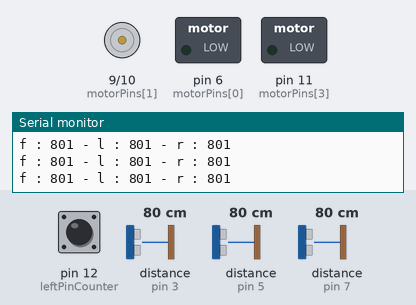
Recording of a sketch running on a simulated Arduino Uno, built with avr-gcc and run on an emulated ATmega328P. On the bench: motor-driver pin pairs drawn as motors (green arrow = first pin HIGH = forward, orange = second pin HIGH = backward, longer = more drive), switched loads named in the sketch (green lamp = pin HIGH), the last lines printed to the serial monitor. Wiring (inferred from the names in the program): 3 × ultrasonic range finder: trigger pin 2, echo pin 3 / trigger pin 4, echo pin 5 / trigger pin 8, echo pin 7. Inputs (shaded band) come from the test bench; at power-on: distance to the obstacle (sensors on pin 3, pin 5, pin 7) 80 cm, pin 12 (leftPinCounter) LOW. The echo pulse lasts 58.3 µs per cm; pins used as bus, display or sensor lines are not drawn.

Above: at 1.2 s.
1.3 s: distance to the obstacle (sensor on pin 3) set to 15 cm
3.5 s: distance to the obstacle (sensor on pin 3) set to 12 cm
At 5.9 s:
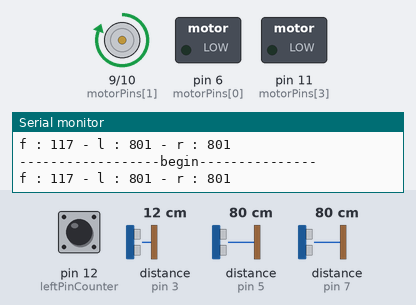
Timing chart, 0 to 7.4 s (numbered marks = the images above; inputs shaded):
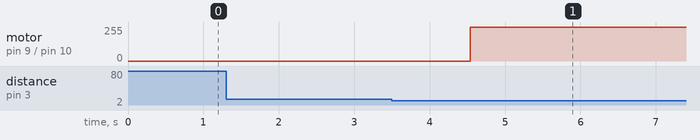

The sketch:

vuot_me_cung.ino
```cpp
#define SPEED 255
#define R_SPEED 80
#define IN_RANGE 250

// chân điều khiển động cơ
int motorPins[] = {6, 9, 10, 11};
int leftMotorIndex = 0;
int rightMotorIndex = 1;

byte frontPins[] = {2, 3};
byte leftPins[] = {4, 5};
byte rightPins[] = {8,7};

int leftPinCounter = 12;
int rightPinCounter = 13;

void setup() {
  Serial.begin(9600);

  for (int i = 0; i < 4; i++) {
    pinMode(motorPins[i], OUTPUT);
  }

  pinMode(leftPinCounter, INPUT);
  pinMode(rightPinCounter, INPUT);

  //changeDir();
  //stopMotor();
}

int leftPreDistance = -1;
int rightPreDistance = -1;

void loop(){
  //return;
  long frontMm = getDistance(frontPins[0], frontPins[1]);
  long leftMm = getDistance(leftPins[0], leftPins[1]);
  long rightMm = getDistance(rightPins[0], rightPins[1]);

  Serial.print("f : ");
  Serial.print(frontMm);
  Serial.print(" - l : ");
  Serial.print(leftMm);
  Serial.print(" - r : ");
  Serial.println(rightMm);

  if (frontMm <= 130 && (leftMm > IN_RANGE || rightMm > IN_RANGE)) {
    changeDir();
    leftPreDistance = -1;
    rightPreDistance = -1;
  } else {
    go(leftMm, rightMm);
  }
}

void go(long leftMm, long rightMm) {
  if (leftMm < IN_RANGE && rightMm < IN_RANGE) {
    if (rightMm < leftMm) {
      rotate(1, 1, SPEED);
      rotate(0, 1, 100);
    } else if (rightMm > leftMm) {
      rotate(1, 1, 100);
      rotate(0, 1, SPEED);
    } else {
      rotate(1, 1, SPEED);
      rotate(0, 1, SPEED);
    }
  }
  else if (leftMm < IN_RANGE) {
    if (leftPreDistance != -1 && leftPreDistance - leftMm > 3) {
      rotate(leftMotorIndex, 1, SPEED);
      rotate(rightMotorIndex, 1, 0);
    } else if (leftPreDistance != -1 && leftPreDistance - leftMm < -3) {
      rotate(leftMotorIndex, 1, 0);
      rotate(rightMotorIndex, 1, SPEED);
    } else {
      rotate(leftMotorIndex, 1, SPEED);
      rotate(rightMotorIndex, 1, SPEED);
    }
    leftPreDistance = leftMm;
  } else if (rightMm < IN_RANGE) {
    if (rightPreDistance != -1 && rightPreDistance - rightMm > 3) {
      rotate(leftMotorIndex, 1, 0);
      rotate(rightMotorIndex, 1, SPEED);
    } else if (rightPreDistance != -1 && rightPreDistance - rightMm < -3) {
      rotate(leftMotorIndex, 1, SPEED);
      rotate(rightMotorIndex, 1, 0);
    } else {
      rotate(leftMotorIndex, 1, SPEED);
      rotate(rightMotorIndex, 1, SPEED);
    }
    rightPreDistance = rightMm;
  } else {
    stopMotor();
  }
  delay(50);
}

void changeDir() {
  Serial.println("------------------begin---------------");
  stopMotor();
  delay(1000);

  int counter = 0;

  long frontMm = getDistance(frontPins[0], frontPins[1]);
  long leftMm = getDistance(leftPins[0], leftPins[1]);
  long rightMm = getDistance(rightPins[0], rightPins[1]);

  Serial.print("f : ");
  Serial.print(frontMm);
  Serial.print(" - l : ");
  Serial.print(leftMm);
  Serial.print(" - r : ");
  Serial.println(rightMm);

  int pinCounter = rightPinCounter;
  bool turnLeft = true;
  if (leftMm > IN_RANGE) {
    rotate(leftMotorIndex, 1, 0);
    rotate(rightMotorIndex, 1, SPEED);
  }
  if (rightMm > IN_RANGE) {
    turnLeft = false;
    rotate(leftMotorIndex, 1, SPEED);
    rotate(rightMotorIndex, 1, 0);
    pinCounter = leftPinCounter;
  }

  bool preInput = digitalRead(pinCounter);
  while(counter <= 30) {
    bool input = digitalRead(pinCounter);
    if (preInput != input) {
      counter++;
    }
    preInput = input;
  }

  frontMm = getDistance(frontPins[0], frontPins[1]);
  leftMm = getDistance(leftPins[0], leftPins[1]);
  rightMm = getDistance(rightPins[0], rightPins[1]);

  if (turnLeft) {
    rotate(leftMotorIndex, 1, SPEED);
    rotate(rightMotorIndex, 1, 100);
  } else {
    rotate(leftMotorIndex, 1, 100);
    rotate(rightMotorIndex, 1, SPEED);
  }
  delay(200);

  Serial.print("f : ");
  Serial.print(frontMm);
  Serial.print(" - l : ");
  Serial.print(leftMm);
  Serial.print(" - r : ");
  Serial.println(rightMm);
  Serial.println("-------------------------------------");
}

// lệnh dừng động cơ
void stopMotor() {
  rotate(0, 0, 0);
  rotate(1, 0, 0);
}

// lệnh xoay động cơ
// motorIndex là vị trí động cơ
// dir là hướng xoay (tiến hay lùi)
// motorSpeed từ 0 - 255 là tốc độc mong muốn của dộng cơ
void rotate(int motorIndex, bool dir, int motorSpeed) {
  int pulse1 = 0;
  int pulse2 = 0;

  if (dir) {
    pulse2 = motorSpeed;
  } else {
    pulse1 = motorSpeed;
  }

  analogWrite(motorPins[motorIndex * 2], pulse1);
  analogWrite(motorPins[motorIndex * 2 + 1], pulse2);
}

long getDistance(int trigPin, int echoPin) {
  pinMode(trigPin, OUTPUT);
  digitalWrite(trigPin, LOW);
  delayMicroseconds(2);
  digitalWrite(trigPin, HIGH);
  delayMicroseconds(10);
  digitalWrite(trigPin, LOW);
  pinMode(echoPin, INPUT);
  long duration = pulseIn(echoPin, HIGH);
  //delay(20);
  return duration * 10 / 29 / 2;
}
```

Measured:
- the behaviour switches between 14 and 13 cm on distance to the obstacle (sensor on pin 3) (found by bisection; images 0 and 1)
- after the input at 3.5 s, motor on pin 9 (motorPins[1]) / pin 10 (motorPins[2]): stopped → forward 255/255 after 1.0 s
